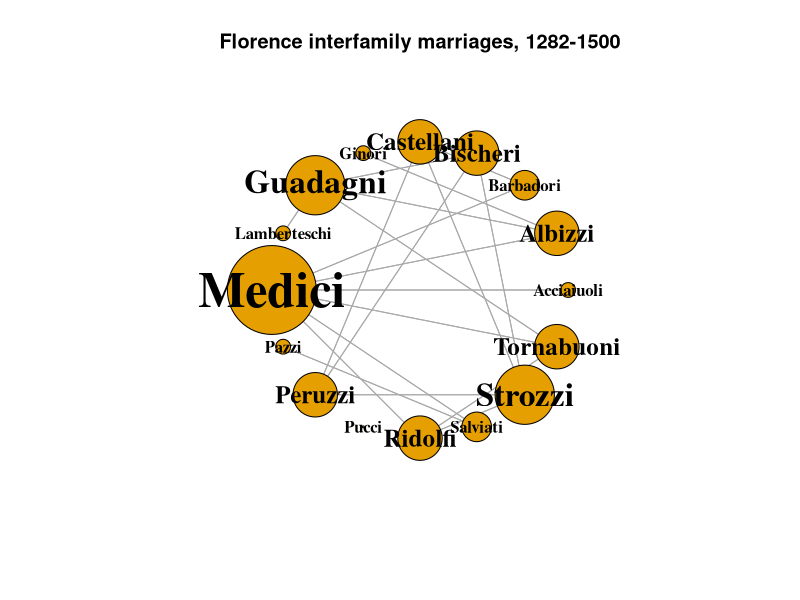
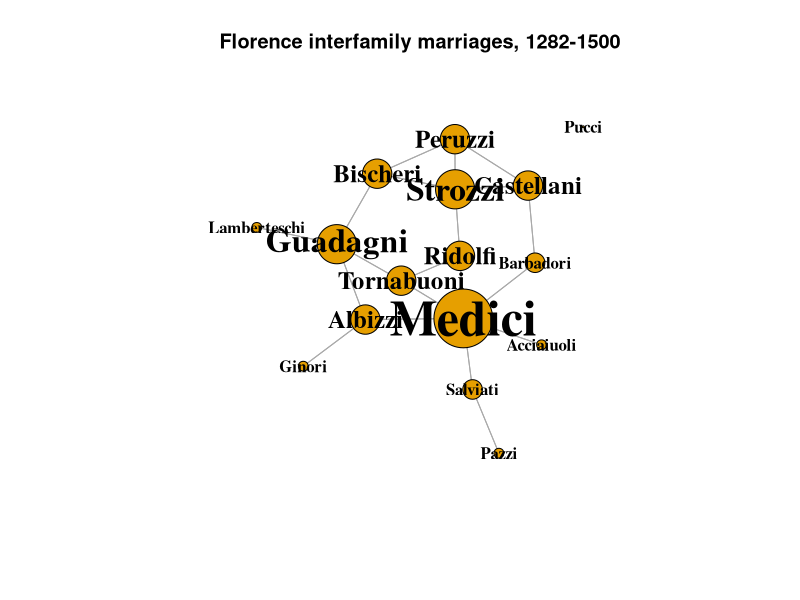

Source code (R) for these figures, in order:
## ---- chunk 1
knitr::opts_chunk$set(
	echo = FALSE,
	fig.height = 8,
	message = FALSE,
	warning = FALSE
)
library(network)
library(igraph)
library(tidyverse)
## ---- chunk 2
data(flo)
ntwk.ig <- graph_from_adjacency_matrix(flo)

ntwk.vcount <- vcount(ntwk.ig)
ntwk.ecount <- ecount(ntwk.ig)
ntwk.is_bipartite <- is_bipartite(ntwk.ig)
ntwk.is_directed <- is_directed(ntwk.ig)
ntwk.is_weighted <- is_weighted(ntwk.ig)
ntwk.vertex_attr_names <- vertex_attr_names(ntwk.ig)
ntwk.edge_attr_names <- edge_attr_names(ntwk.ig)
ntwk.names <- V(ntwk.ig)$name
ntwk.dyad_census <- igraph::dyad.census(ntwk.ig)
ntwk.triad_census <- igraph::triad_census(ntwk.ig)
ntwk.global_clustering_coef <- transitivity(ntwk.ig, type = "global")
ntwk.local_avg_clustering_coef <- transitivity(ntwk.ig, type = "average")
ntwk.avg_path_length <- average.path.length(ntwk.ig, directed = T)
ntwk.component_names <- names(igraph::components(ntwk.ig))
ntwk.components_no <- igraph::components(ntwk.ig)$no
ntwk.components_csize <- igraph::components(ntwk.ig)$csize

# distances(ntwk.ig,"Acciaiuoli","Strozzi", weights=NA)

ntwk.graph_density <- graph.density(ntwk.ig)
ntwk.graph_density_noloops <- graph.density(ntwk.ig, loops = TRUE)

ntwk.avg_degree <- igraph::degree(ntwk.ig)

# Get the degree info and make the data frame

ntwk.nodes <- data.frame(
  name = V(ntwk.ig)$name, 
  degree = igraph::degree(ntwk.ig),
  indegrees = igraph::degree(ntwk.ig, mode = "in", loops = FALSE),
  outdegrees = igraph::degree(ntwk.ig, mode = "out", loops = FALSE)
  )
# ntwk.nodes[ntwk.nodes$name %in% c("Medici", "Strozzi"),]

# Get degree centralization

ntwk.indegree_centralization <- 
  centr_degree(ntwk.ig, loops = FALSE, mode = "in")$centralization
ntwk.outdegree_centralization <- 
  centr_degree(ntwk.ig, loops = FALSE, mode = "out")$centralization
ntwk.total_centralization <- 
  centr_degree(ntwk.ig, loops = FALSE, mode = "total")$centralization
## ---- chunk 3
ntwk.nodes[,c("degree", "indegrees", "outdegrees")]
## ---- chunk 4
V(ntwk.ig)$size <- ntwk.nodes[,"degree"] * 5
V(ntwk.ig)$label.cex <- ntwk.nodes[,"degree"] / 4
V(ntwk.ig)$label.cex <- pmax(V(ntwk.ig)$label.cex, 1)

plot(
  ntwk.ig,
  layout = layout_in_circle(ntwk.ig),
  edge.arrow.mode = 0,
  vertex.label.color = "black",
  vertex.shape = "circle",
  vertex.label.font = 2,
  main = "Florence interfamily marriages, 1282-1500"
)
## ---- chunk 5
set.seed(1235)
V(ntwk.ig)$size <- ntwk.nodes[,"degree"] * 3
plot(
  ntwk.ig,
  layout = layout_components(ntwk.ig),
  edge.arrow.mode = 0,
  vertex.label.color = "black",
  vertex.shape = "circle",
  vertex.label.font = 2,
  main = "Florence interfamily marriages, 1282-1500"
)
